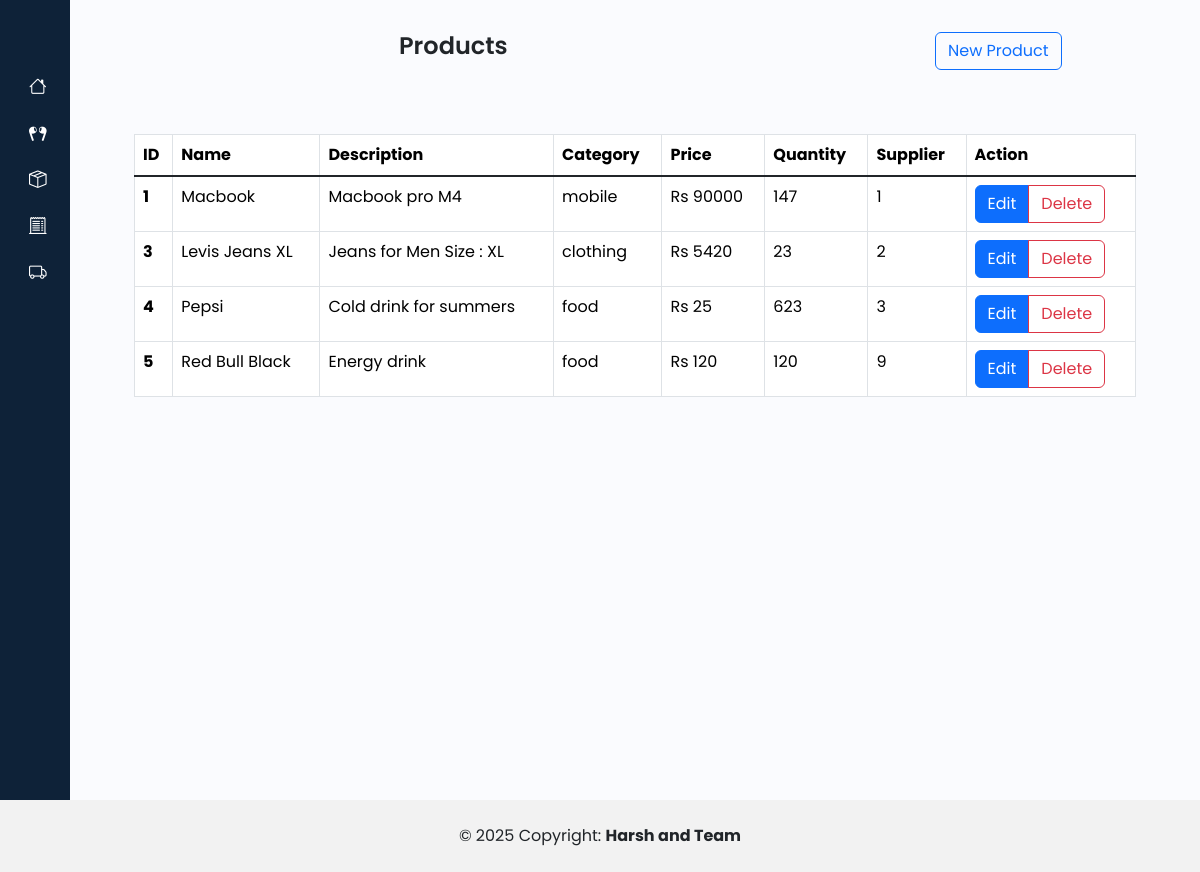
Page /products on the committed database.
### inventory_management/models.py (models this page shows)
class Product(models.Model):
    name=models.CharField(max_length=200,unique=True)
    description=models.TextField()
    category = models.CharField(max_length=20, choices=[(c.value, c.name) for c in Category])
    price=models.IntegerField(default=0)
    stock=models.IntegerField(default=0)
    supplier = models.ForeignKey(Supplier, on_delete=models.CASCADE)

### inventory_management/views.py (the view)
# urls.py: path("products", views.products, name="products"),
def products(request):
    context={}
    products=Product.objects.all().values()
    context['table_data']=products
    print(context)
    return render(request, 'inventory_management/products.html',context=context)

### inventory_management/templates/inventory_management/products.html (shortened to what this page needs)
{% extends "base.html" %}
{% block page_content %}
<div class="container text-center p-3">
    <div class="row">
      <div class="col-sm-8">
        <h1>Products</h1>
      </div>
      <div class="col-sm-4">
        <a type="button" class="btn btn-outline-primary" href="/add-product" role="button">New Product</a>
      </div>
    </div>
</div>
<div class="container mx-auto p-5">
    <table class="table table-bordered">
        <thead>
          <tr>
            <th scope="col">ID</th>
            <th scope="col">Name</th>
            <th scope="col">Description</th>
            <th scope="col">Category</th>
            <th scope="col">Price</th>
            <th scope="col">Quantity</th>
            <th scope="col">Supplier</th>
            <th scope="col">Action</th>
          </tr>
        </thead>
        <tbody class="table-group-divider">
          {% for product in table_data %}
          <tr>
            <th scope="row">{{product.id}}</th>
            <td>{{product.name}}</td>
            <td>{{product.description}}</td>
            <td>{{product.category}}</td>
            <td>Rs {{product.price}}</td>
            <td>{{product.stock}}</td>
            <td>{{product.supplier_id}}</td>
            <td>
                <div class="btn-group" role="group" aria-label="Button group with nested dropdown">
                    <a href="edit-product/{{product.id}}" type="button" class="btn btn-primary">Edit</a>
                    <a href="remove-product/{{product.id}}" type="button" class="btn btn-outline-danger">Delete</a>
                  </div>
            </td>
          </tr>
          {% endfor %}
        </tbody>
      </table>
</div>
{% endblock page_content %}

### static/css/style.css (style rules this page uses)
a { text-decoration: none; }
h1 { font-weight: 600; font-size: 1.5rem; }
body { font-family: 'Poppins', sans-serif; }

### rows in the picture
Product: id "1", name "Macbook", description "Macbook pro M4", category "mobile", price "90000", stock "147", supplier_id "1"
Product: id "3", name "Levis Jeans XL", description "Jeans for Men Size : XL", category "clothing", price "5420", stock "23", supplier_id "2"
Product: id "4", name "Pepsi", description "Cold drink for summers", category "food", price "25", stock "623", supplier_id "3"
Product: id "5", name "Red Bull Black", description "Energy drink", category "food", price "120", stock "120", supplier_id "9"
